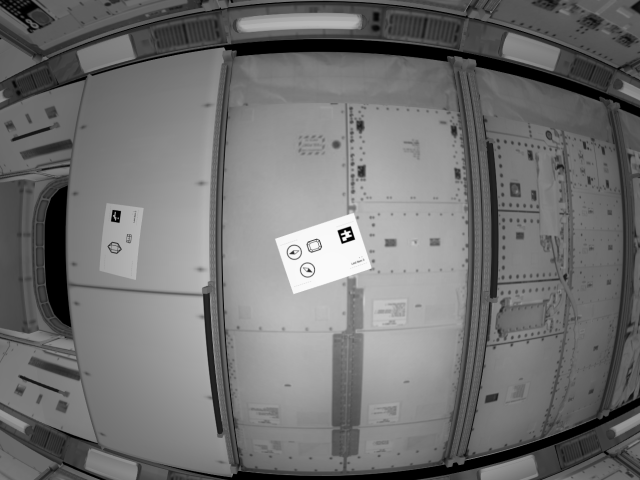
#> input picture src/contour_test/data/images/490238254_1842446786580514_8292045078609051837_n.png, 1280 x 960 px (shown at 1/2 size)
$ python arcuo_test.py
#> lines starting #> are read from the running program, lines starting #| are printed output that depends on the picture; after the words box and inside, x2 and y2 are one past the last pixel; in counts of white or black regions, pixels touching at a corner belong together
#> in main, raw_image is the input picture: shape (960, 1280, 3); min 0, max 250, mean 113.4
import math
import cv2
import numpy as np


"""
Function Description of findHMatrix:
    @param pts1: source points.
    @param pts2: Destination points.

    @return b: 3x3 Homography matrix

    @brief :This function finds the homography between two
           points pts1 and pts2 using svd method
"""


# [39 lines left out: function findHMatrix, not called in this run]


def show_image(img, title, width):
    ratio =  img.shape[0] / img.shape[1]

    cv2.namedWindow(title, cv2.WINDOW_NORMAL)
    cv2.resizeWindow(title, width, int(width * ratio))
    cv2.imshow(title, img)


def undistort(image):
    h = image.shape[0]
#> h = 960
    w = image.shape[1]
#> w = 1280

    camera_matrix = np.array([
            [523.105750, 0, 635.434258],
            [0, 534.765913, 500.335102],
            [0, 0, 1]
        ], dtype=np.float32)

    dist_coeffs = np.array([-0.164787, 0.020375, -0.001572, -0.000369, 0.000000], dtype=np.float32)

    new_camera_matrix, roi = cv2.getOptimalNewCameraMatrix(
            camera_matrix, dist_coeffs, (w, h), 1, (w, h)
        )
#> roi = (23, 92, 1231, 765)

    undistorted = cv2.undistort(image, camera_matrix, dist_coeffs, None, new_camera_matrix)
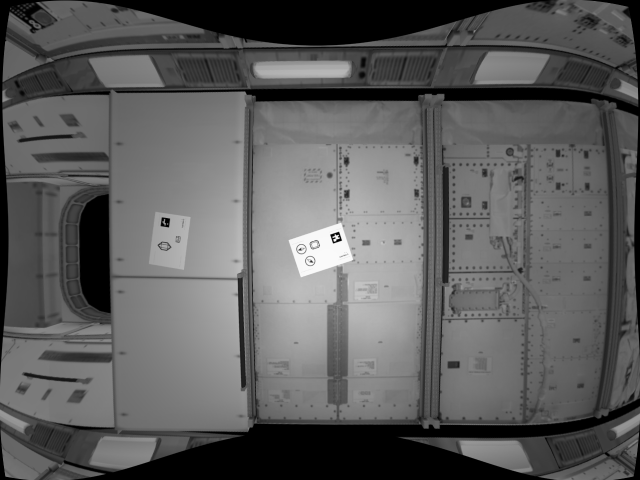
#> undistorted: shape (960, 1280, 3) (shown at 1/2 size); min 0, max 250, mean 92.5

    return undistorted

def drawCorners(image, corners):
    (topLeft, topRight, bottomRight, bottomLeft) = corners

    # convert each of the (x, y)-coordinate pairs to integers
    topRight = (int(topRight[0]), int(topRight[1]))
    bottomRight = (int(bottomRight[0]), int(bottomRight[1]))
    bottomLeft = (int(bottomLeft[0]), int(bottomLeft[1]))
    topLeft = (int(topLeft[0]), int(topLeft[1]))

    cv2.putText(image, "1", topLeft, cv2.FONT_HERSHEY_SIMPLEX, 0.5, (0, 0, 255), 1)
    cv2.putText(image, "2", topRight, cv2.FONT_HERSHEY_SIMPLEX, 0.5, (0, 0, 255), 1)
    cv2.putText(image, "3", bottomRight, cv2.FONT_HERSHEY_SIMPLEX, 0.5, (0, 0, 255), 1)
    cv2.putText(image, "4", bottomLeft, cv2.FONT_HERSHEY_SIMPLEX, 0.5, (0, 0, 255), 1)

    cv2.circle(image, topLeft, 3, (255, 0, 0), 2)
    cv2.circle(image, topRight, 3, (255, 0, 0), 2)
    cv2.circle(image, bottomRight, 3, (255, 0, 0), 2)
    cv2.circle(image, bottomLeft, 3, (255, 0, 0), 2)

# [50 lines left out: functions get_warp_image_0, get_warp_image_1, not called in this run]

def getWarpImage(image, pts1):

    (topLeft, topRight, bottomRight, bottomLeft) = pts1

    # convert each of the (x, y)-coordinate pairs to integers
    topRight = (int(topRight[0]), int(topRight[1]))
    bottomRight = (int(bottomRight[0]), int(bottomRight[1]))
    bottomLeft = (int(bottomLeft[0]), int(bottomLeft[1]))
    topLeft = (int(topLeft[0]), int(topLeft[1]))

    w = int(abs(topRight[0] - topLeft[0]))
    h = int(abs(topLeft[1] - bottomLeft[1]))

    p1 = np.float32([topLeft,topRight,bottomRight,bottomLeft])
    p2 = np.float32([[0, 0], [w - 1, 0], [w - 1, h - 1], [0, h - 1]])
    m = cv2.getPerspectiveTransform(p1,p2)

    print(f"Warping: topLeft {topLeft} topRight {topRight} bottomRight {bottomRight} bottomLeft {bottomLeft}")

    # img = cv2.imread('meme.jpg')
    warped_img = cv2.warpPerspective(image, m, (w - 1, h - 1))
    # cv2.imshow('oxxostudio', output)
    # show_image(tag, f"{markerID}: tag", 720)

    return warped_img

# [85 lines left out: function get_paper_corners_0, not called in this run]

def getPaperCorners(marker_corners, shape):
    top_left = marker_corners[0]
    top_right = marker_corners[1]
    bottom_right = marker_corners[2]
    bottom_left = marker_corners[3]

    paper_width_ratio = 27.0 / 4.5
    paper_height_ratio = 15.0 / 4.5

    x_vec = top_right - top_left
    y_vec = bottom_left - top_left

    x_vec_length = np.linalg.norm(x_vec)
    y_vec_length = np.linalg.norm(y_vec)

    x_vec_norm = x_vec / x_vec_length
    y_vec_norm = y_vec / y_vec_length

    marker_center = np.mean(marker_corners, axis=0)

    marker_size = (x_vec_length + y_vec_length) / 2

    scale = marker_size / 4.5

    tag_to_paper_left_distance = 20.0 + 2.25
    tag_to_paper_top_distance = 3.75

    paper_top_left = (marker_center -
                    tag_to_paper_left_distance * scale * x_vec_norm -
                    tag_to_paper_top_distance * scale * y_vec_norm)

    paper_top_right = paper_top_left + paper_width_ratio * marker_size * x_vec_norm

    paper_bottom_left = paper_top_left + paper_height_ratio * marker_size * y_vec_norm

    paper_bottom_right = paper_top_right + paper_height_ratio * marker_size * y_vec_norm

    all_points = np.array([paper_top_left, paper_top_right,
                            paper_bottom_left, paper_bottom_right])

    min_x = np.min(all_points[:, 0])
    max_x = np.max(all_points[:, 0])
    min_y = np.min(all_points[:, 1])
    max_y = np.max(all_points[:, 1])

    start_x = max(0, int(np.floor(min_x)))
    start_y = max(0, int(np.floor(min_y)))
    end_x = min(shape[1] - 1, int(np.ceil(max_x)))
    end_y = min(shape[0] - 1, int(np.ceil(max_y)))

    width = end_x - start_x
    height = end_y - start_y

    if width <= 0 or height <= 0:
        print(f"Wrong cropping area, use default. Area: {area}")
        return marker_corners

    return [paper_top_left, paper_top_right, paper_bottom_right, paper_bottom_left]

def main():
    # [5 lines of commented-out code are left out]
    raw_image = cv2.imread('./data/images/490238254_1842446786580514_8292045078609051837_n.png') #??
    # [6 lines of commented-out code are left out]
    image = undistort(raw_image)

    img2=image.copy()

    arucoDict = cv2.aruco.getPredefinedDictionary(cv2.aruco.DICT_5X5_1000)
    arucoParams = cv2.aruco.DetectorParameters()
    detector = cv2.aruco.ArucoDetector(arucoDict, arucoParams)

    (corners, ids, rejected) = detector.detectMarkers(image)
#> corners = ([[660, 469], [677, 463], [683, 481], [666, 486]], [[321, 452], [323, 435], [339, 437], [337, 454]]); ids = [103, 102]; rejected = 31 items

    print(f"corners are {len(corners)}")
#| corners are 2
    # if ids: print (f"ids are {len(ids)}")
    print(f"rejected are {len(rejected)}")
#| rejected are 31

    ratio = image.shape[1] / image.shape[0]
#> ratio = 1.33

    cv2.namedWindow("Image", cv2.WINDOW_NORMAL)
    cv2.resizeWindow("Image", int(720 * ratio), 720)

    for i in range(len(corners)):
        print(f"ids {i} are {ids[i]}")
        cv2.aruco.drawDetectedMarkers(image, corners, ids)
#> this loop made 2 passes
#| ids 0 are [103]
#| ids 1 are [102]
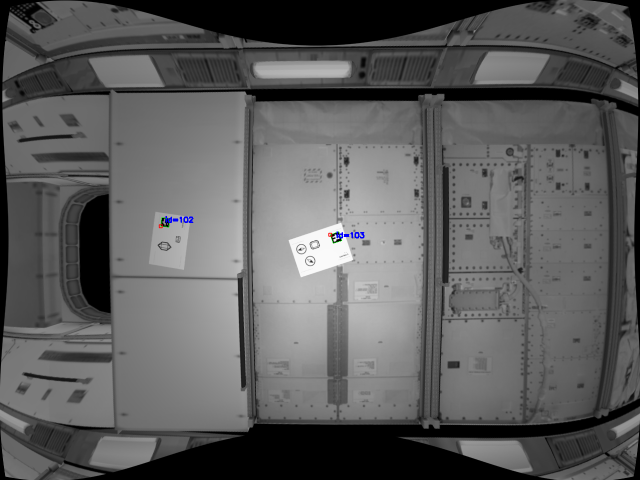
#> image: shape (960, 1280, 3) (shown at 1/2 size); 0.08% of pixels changed, all inside (x1, y1, x2, y2) = (317, 432, 729, 487)

    if len(corners) > 0:
        ids = ids.flatten()
        for markerCorner, markerID in zip(corners, ids):
            corners = markerCorner.reshape((4, 2))
            (topLeft, topRight, bottomRight, bottomLeft) = corners

            # convert each of the (x, y)-coordinate pairs to integers
            topRight = (int(topRight[0]), int(topRight[1]))
            bottomRight = (int(bottomRight[0]), int(bottomRight[1]))
            bottomLeft = (int(bottomLeft[0]), int(bottomLeft[1]))
            topLeft = (int(topLeft[0]), int(topLeft[1]))

            print(f"id {markerID}: topLeft {topLeft} topRight {topRight} bottomRight {bottomRight} bottomLeft {bottomLeft}")

            # [12 lines of commented-out code are left out]

            paper_corners = getPaperCorners(corners, image.shape)
            drawCorners(image, paper_corners)
            paper_img = getWarpImage(img2, paper_corners)
            show_image(paper_img, f"Paper ID {markerID}", 512)
#> this loop made 2 passes
#> (markerID, top_left in getPaperCorners, top_right in getPaperCorners, bottom_right in getPaperCorners, bottom_left in getPaperCorners, paper_width_ratio in getPaperCorners, paper_height_ratio in getPaperCorners, x_vec in getPaperCorners) on pass 1: (103, [660, 469], [677, 463], [683, 481], [666, 486], 6, 3.33, [17, -6])
#> (markerID, top_left in getPaperCorners, top_right in getPaperCorners, bottom_right in getPaperCorners, bottom_left in getPaperCorners, paper_width_ratio in getPaperCorners, paper_height_ratio in getPaperCorners, x_vec in getPaperCorners) on pass 2: (102, [321, 452], [323, 435], [339, 437], [337, 454], 6, 3.33, [2, -17])
#| id 103: topLeft (660, 469) topRight (677, 463) bottomRight (683, 481) bottomLeft (666, 486)
#| Warping: topLeft (582, 490) topRight (684, 454) bottomRight (704, 510) bottomLeft (602, 546)
#| id 102: topLeft (321, 452) topRight (323, 435) bottomRight (339, 437) bottomLeft (337, 454)
#| Warping: topLeft (306, 524) topRight (318, 425) bottomRight (373, 432) bottomLeft (361, 531)
#> pass 1, in getWarpImage, `warped_img = cv2.warpPerspective(image, m, (w - 1, h - 1))`:
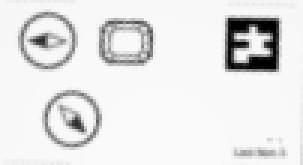
#> warped_img: shape (55, 101, 3) (shown 3 times larger); min 0, max 250, mean 229.6
#> after the loop:
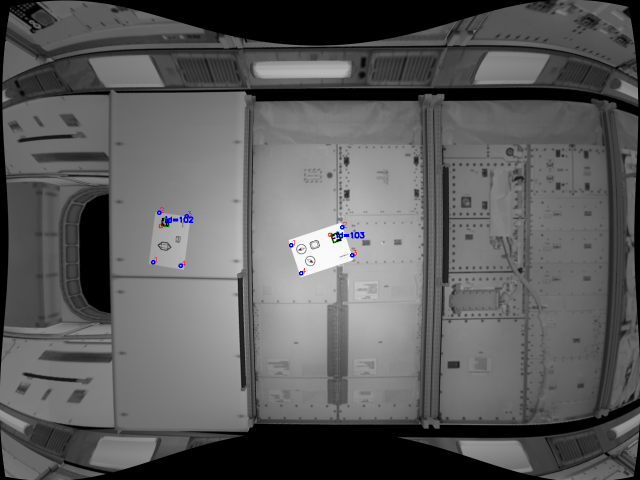
#> image: shape (960, 1280, 3) (shown at 1/2 size); 0.05% of pixels changed, all inside (x1, y1, x2, y2) = (302, 415, 714, 551)


    cv2.imshow("Image", image)
    cv2.waitKey(0)
    cv2.destroyAllWindows()


main()
